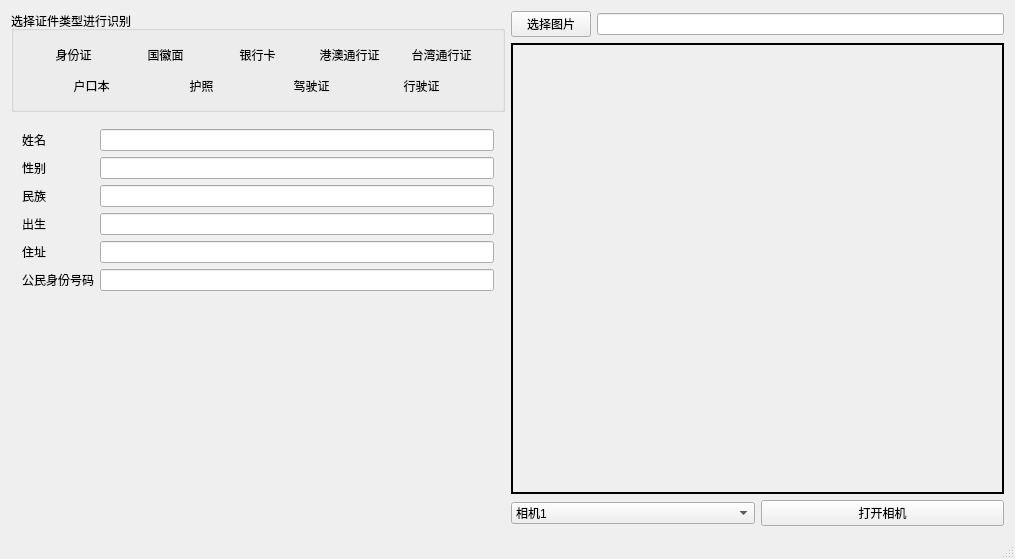
<?xml version="1.0" encoding="UTF-8"?>
<ui version="4.0">
 <class>OCRdemoClass</class>
 <widget class="QMainWindow" name="OCRdemoClass">
  <property name="geometry">
   <rect>
    <x>0</x>
    <y>0</y>
    <width>1015</width>
    <height>559</height>
   </rect>
  </property>
  <property name="windowTitle">
   <string>OCRdemo</string>
  </property>
  <property name="windowIcon">
   <iconset resource="OCRdemo.qrc">
    <normaloff>:/OCRdemo/icon.ico</normaloff>:/OCRdemo/icon.ico</iconset>
  </property>
  <widget class="QWidget" name="centralWidget">
   <layout class="QHBoxLayout" name="horizontalLayout">
    <item>
     <layout class="QHBoxLayout" name="horizontalLayout_8">
      <property name="rightMargin">
       <number>0</number>
      </property>
      <item>
       <layout class="QVBoxLayout" name="verticalLayout_2">
        <property name="sizeConstraint">
         <enum>QLayout::SetMaximumSize</enum>
        </property>
        <property name="topMargin">
         <number>0</number>
        </property>
        <item>
         <widget class="QGroupBox" name="groupBox">
          <property name="minimumSize">
           <size>
            <width>0</width>
            <height>0</height>
           </size>
          </property>
          <property name="title">
           <string>选择证件类型进行识别</string>
          </property>
          <property name="flat">
           <bool>false</bool>
          </property>
          <layout class="QVBoxLayout" name="verticalLayout_3">
           <property name="sizeConstraint">
            <enum>QLayout::SetDefaultConstraint</enum>
           </property>
           <item>
            <layout class="QHBoxLayout" name="horizontalLayout_2">
             <item>
              <widget class="QToolButton" name="toolButtonIDCard">
               <property name="maximumSize">
                <size>
                 <width>75</width>
                 <height>75</height>
                </size>
               </property>
               <property name="text">
                <string>身份证</string>
               </property>
               <property name="icon">
                <iconset resource="OCRdemo.qrc">
                 <normaloff>:/OCRdemo/Resources/ID.jpg</normaloff>:/OCRdemo/Resources/ID.jpg</iconset>
               </property>
               <property name="iconSize">
                <size>
                 <width>64</width>
                 <height>50</height>
                </size>
               </property>
               <property name="checkable">
                <bool>false</bool>
               </property>
               <property name="toolButtonStyle">
                <enum>Qt::ToolButtonTextUnderIcon</enum>
               </property>
               <property name="autoRaise">
                <bool>true</bool>
               </property>
              </widget>
             </item>
             <item>
              <widget class="QToolButton" name="toolButtonIDCardBack">
               <property name="maximumSize">
                <size>
                 <width>75</width>
                 <height>75</height>
                </size>
               </property>
               <property name="text">
                <string>国徽面</string>
               </property>
               <property name="icon">
                <iconset resource="OCRdemo.qrc">
                 <normaloff>:/OCRdemo/Resources/idcardback.jpg</normaloff>:/OCRdemo/Resources/idcardback.jpg</iconset>
               </property>
               <property name="iconSize">
                <size>
                 <width>64</width>
                 <height>50</height>
                </size>
               </property>
               <property name="checkable">
                <bool>false</bool>
               </property>
               <property name="toolButtonStyle">
                <enum>Qt::ToolButtonTextUnderIcon</enum>
               </property>
               <property name="autoRaise">
                <bool>true</bool>
               </property>
              </widget>
             </item>
             <item>
              <widget class="QToolButton" name="toolButtonBankCard">
               <property name="maximumSize">
                <size>
                 <width>75</width>
                 <height>75</height>
                </size>
               </property>
               <property name="text">
                <string>银行卡</string>
               </property>
               <property name="icon">
                <iconset resource="OCRdemo.qrc">
                 <normaloff>:/OCRdemo/Resources/bankcard.jpg</normaloff>:/OCRdemo/Resources/bankcard.jpg</iconset>
               </property>
               <property name="iconSize">
                <size>
                 <width>64</width>
                 <height>50</height>
                </size>
               </property>
               <property name="checkable">
                <bool>false</bool>
               </property>
               <property name="toolButtonStyle">
                <enum>Qt::ToolButtonTextUnderIcon</enum>
               </property>
               <property name="autoRaise">
                <bool>true</bool>
               </property>
              </widget>
             </item>
             <item>
              <widget class="QToolButton" name="toolButtonHKcard">
               <property name="maximumSize">
                <size>
                 <width>75</width>
                 <height>75</height>
                </size>
               </property>
               <property name="text">
                <string>港澳通行证</string>
               </property>
               <property name="icon">
                <iconset resource="OCRdemo.qrc">
                 <normaloff>:/OCRdemo/Resources/hk.jpg</normaloff>:/OCRdemo/Resources/hk.jpg</iconset>
               </property>
               <property name="iconSize">
                <size>
                 <width>64</width>
                 <height>50</height>
                </size>
               </property>
               <property name="checkable">
                <bool>false</bool>
               </property>
               <property name="toolButtonStyle">
                <enum>Qt::ToolButtonTextUnderIcon</enum>
               </property>
               <property name="autoRaise">
                <bool>true</bool>
               </property>
              </widget>
             </item>
             <item>
              <widget class="QToolButton" name="toolButtonTWcard">
               <property name="maximumSize">
                <size>
                 <width>75</width>
                 <height>75</height>
                </size>
               </property>
               <property name="text">
                <string>台湾通行证</string>
               </property>
               <property name="icon">
                <iconset resource="OCRdemo.qrc">
                 <normaloff>:/OCRdemo/Resources/tw.jpg</normaloff>:/OCRdemo/Resources/tw.jpg</iconset>
               </property>
               <property name="iconSize">
                <size>
                 <width>64</width>
                 <height>50</height>
                </size>
               </property>
               <property name="checkable">
                <bool>false</bool>
               </property>
               <property name="toolButtonStyle">
                <enum>Qt::ToolButtonTextUnderIcon</enum>
               </property>
               <property name="autoRaise">
                <bool>true</bool>
               </property>
              </widget>
             </item>
            </layout>
           </item>
           <item>
            <layout class="QHBoxLayout" name="horizontalLayout_3">
             <item>
              <widget class="QToolButton" name="toolButtonResident">
               <property name="maximumSize">
                <size>
                 <width>75</width>
                 <height>75</height>
                </size>
               </property>
               <property name="text">
                <string>户口本</string>
               </property>
               <property name="icon">
                <iconset resource="OCRdemo.qrc">
                 <normaloff>:/OCRdemo/Resources/hkb.jpg</normaloff>:/OCRdemo/Resources/hkb.jpg</iconset>
               </property>
               <property name="iconSize">
                <size>
                 <width>64</width>
                 <height>50</height>
                </size>
               </property>
               <property name="checkable">
                <bool>false</bool>
               </property>
               <property name="toolButtonStyle">
                <enum>Qt::ToolButtonTextUnderIcon</enum>
               </property>
               <property name="autoRaise">
                <bool>true</bool>
               </property>
              </widget>
             </item>
             <item>
              <widget class="QToolButton" name="toolButtonPassport">
               <property name="maximumSize">
                <size>
                 <width>75</width>
                 <height>75</height>
                </size>
               </property>
               <property name="text">
                <string>护照</string>
               </property>
               <property name="icon">
                <iconset resource="OCRdemo.qrc">
                 <normaloff>:/OCRdemo/Resources/passport.jpg</normaloff>:/OCRdemo/Resources/passport.jpg</iconset>
               </property>
               <property name="iconSize">
                <size>
                 <width>64</width>
                 <height>50</height>
                </size>
               </property>
               <property name="checkable">
                <bool>false</bool>
               </property>
               <property name="popupMode">
                <enum>QToolButton::DelayedPopup</enum>
               </property>
               <property name="toolButtonStyle">
                <enum>Qt::ToolButtonTextUnderIcon</enum>
               </property>
               <property name="autoRaise">
                <bool>true</bool>
               </property>
               <property name="arrowType">
                <enum>Qt::NoArrow</enum>
               </property>
              </widget>
             </item>
             <item>
              <widget class="QToolButton" name="toolButtonDriverLic">
               <property name="maximumSize">
                <size>
                 <width>75</width>
                 <height>75</height>
                </size>
               </property>
               <property name="text">
                <string>驾驶证</string>
               </property>
               <property name="icon">
                <iconset resource="OCRdemo.qrc">
                 <normaloff>:/OCRdemo/Resources/driverLic.jpg</normaloff>:/OCRdemo/Resources/driverLic.jpg</iconset>
               </property>
               <property name="iconSize">
                <size>
                 <width>64</width>
                 <height>50</height>
                </size>
               </property>
               <property name="checkable">
                <bool>false</bool>
               </property>
               <property name="toolButtonStyle">
                <enum>Qt::ToolButtonTextUnderIcon</enum>
               </property>
               <property name="autoRaise">
                <bool>true</bool>
               </property>
              </widget>
             </item>
             <item>
              <widget class="QToolButton" name="toolButtonDriverLic2">
               <property name="maximumSize">
                <size>
                 <width>75</width>
                 <height>75</height>
                </size>
               </property>
               <property name="text">
                <string>行驶证</string>
               </property>
               <property name="icon">
                <iconset resource="OCRdemo.qrc">
                 <normaloff>:/OCRdemo/Resources/driverLic2.jpg</normaloff>:/OCRdemo/Resources/driverLic2.jpg</iconset>
               </property>
               <property name="iconSize">
                <size>
                 <width>64</width>
                 <height>50</height>
                </size>
               </property>
               <property name="checkable">
                <bool>false</bool>
               </property>
               <property name="toolButtonStyle">
                <enum>Qt::ToolButtonTextUnderIcon</enum>
               </property>
               <property name="autoRaise">
                <bool>true</bool>
               </property>
              </widget>
             </item>
            </layout>
           </item>
          </layout>
         </widget>
        </item>
        <item>
         <widget class="QStackedWidget" name="stackedWidget">
          <property name="currentIndex">
           <number>0</number>
          </property>
          <widget class="QWidget" name="page">
           <layout class="QHBoxLayout" name="horizontalLayout_6">
            <item>
             <layout class="QFormLayout" name="formLayout">
              <item row="0" column="0">
               <widget class="QLabel" name="label_2">
                <property name="text">
                 <string>姓名</string>
                </property>
               </widget>
              </item>
              <item row="0" column="1">
               <widget class="QLineEdit" name="lineEditIDname"/>
              </item>
              <item row="2" column="0">
               <widget class="QLabel" name="label_3">
                <property name="text">
                 <string>民族</string>
                </property>
               </widget>
              </item>
              <item row="2" column="1">
               <widget class="QLineEdit" name="lineEditIDnation"/>
              </item>
              <item row="1" column="0">
               <widget class="QLabel" name="label_4">
                <property name="text">
                 <string>性别</string>
                </property>
               </widget>
              </item>
              <item row="1" column="1">
               <widget class="QLineEdit" name="lineEditIDsex"/>
              </item>
              <item row="3" column="0">
               <widget class="QLabel" name="label_5">
                <property name="text">
                 <string>出生</string>
                </property>
               </widget>
              </item>
              <item row="4" column="0">
               <widget class="QLabel" name="label_7">
                <property name="text">
                 <string>住址</string>
                </property>
               </widget>
              </item>
              <item row="5" column="0">
               <widget class="QLabel" name="label_6">
                <property name="text">
                 <string>公民身份号码</string>
                </property>
               </widget>
              </item>
              <item row="3" column="1">
               <widget class="QLineEdit" name="lineEditIDbirth"/>
              </item>
              <item row="4" column="1">
               <widget class="QLineEdit" name="lineEditIDaddr"/>
              </item>
              <item row="5" column="1">
               <widget class="QLineEdit" name="lineEditIDnumber"/>
              </item>
             </layout>
            </item>
           </layout>
          </widget>
          <widget class="QWidget" name="page_2">
           <layout class="QHBoxLayout" name="horizontalLayout_7">
            <item>
             <layout class="QFormLayout" name="formLayout_2">
              <item row="0" column="0">
               <widget class="QLabel" name="label_8">
                <property name="text">
                 <string>签发机关</string>
                </property>
               </widget>
              </item>
              <item row="0" column="1">
               <widget class="QLineEdit" name="lineEditIDangency"/>
              </item>
              <item row="1" column="0">
               <widget class="QLabel" name="label_9">
                <property name="text">
                 <string>签发日期</string>
                </property>
               </widget>
              </item>
              <item row="1" column="1">
               <widget class="QLineEdit" name="lineEditIDstartDate"/>
              </item>
              <item row="2" column="0">
               <widget class="QLabel" name="label_10">
                <property name="text">
                 <string>失效日期</string>
                </property>
               </widget>
              </item>
              <item row="2" column="1">
               <widget class="QLineEdit" name="lineEditIDendDate"/>
              </item>
             </layout>
            </item>
           </layout>
          </widget>
          <widget class="QWidget" name="page_3">
           <layout class="QFormLayout" name="formLayout_4">
            <item row="0" column="0">
             <widget class="QLabel" name="label">
              <property name="text">
               <string>银行卡号</string>
              </property>
             </widget>
            </item>
            <item row="0" column="1">
             <widget class="QLineEdit" name="lineEditBankNum"/>
            </item>
            <item row="1" column="0">
             <widget class="QLabel" name="label_11">
              <property name="text">
               <string>有效期</string>
              </property>
             </widget>
            </item>
            <item row="1" column="1">
             <widget class="QLineEdit" name="lineEditBankValid"/>
            </item>
            <item row="2" column="0">
             <widget class="QLabel" name="label_12">
              <property name="text">
               <string>银行卡类型</string>
              </property>
             </widget>
            </item>
            <item row="2" column="1">
             <widget class="QLineEdit" name="lineEditBankType"/>
            </item>
            <item row="3" column="0">
             <widget class="QLabel" name="label_13">
              <property name="text">
               <string>银行名</string>
              </property>
             </widget>
            </item>
            <item row="3" column="1">
             <widget class="QLineEdit" name="lineEditBankName"/>
            </item>
           </layout>
          </widget>
          <widget class="QWidget" name="page_4">
           <layout class="QFormLayout" name="formLayout_5">
            <item row="0" column="0">
             <widget class="QLabel" name="label_14">
              <property name="text">
               <string>姓名</string>
              </property>
             </widget>
            </item>
            <item row="0" column="1">
             <widget class="QLineEdit" name="lineEditHKname"/>
            </item>
            <item row="1" column="0">
             <widget class="QLabel" name="label_15">
              <property name="text">
               <string>性别</string>
              </property>
             </widget>
            </item>
            <item row="1" column="1">
             <widget class="QLineEdit" name="lineEditHKsex"/>
            </item>
            <item row="2" column="0">
             <widget class="QLabel" name="label_16">
              <property name="text">
               <string>出生</string>
              </property>
             </widget>
            </item>
            <item row="3" column="0">
             <widget class="QLabel" name="label_17">
              <property name="text">
               <string>卡号</string>
              </property>
             </widget>
            </item>
            <item row="4" column="0">
             <widget class="QLabel" name="label_18">
              <property name="text">
               <string>英文名</string>
              </property>
             </widget>
            </item>
            <item row="6" column="0">
             <widget class="QLabel" name="label_19">
              <property name="text">
               <string>有效期</string>
              </property>
             </widget>
            </item>
            <item row="5" column="0">
             <widget class="QLabel" name="label_20">
              <property name="text">
               <string>签发地</string>
              </property>
             </widget>
            </item>
            <item row="2" column="1">
             <widget class="QLineEdit" name="lineEditHKbirth"/>
            </item>
            <item row="3" column="1">
             <widget class="QLineEdit" name="lineEditHKnum"/>
            </item>
            <item row="4" column="1">
             <widget class="QLineEdit" name="lineEditHKengName"/>
            </item>
            <item row="5" column="1">
             <widget class="QLineEdit" name="lineEditHKAddress"/>
            </item>
            <item row="6" column="1">
             <widget class="QLineEdit" name="lineEditHKvalid"/>
            </item>
           </layout>
          </widget>
          <widget class="QWidget" name="page_5">
           <layout class="QFormLayout" name="formLayout_6">
            <item row="0" column="0">
             <widget class="QLabel" name="label_21">
              <property name="text">
               <string>国家码</string>
              </property>
             </widget>
            </item>
            <item row="1" column="0">
             <widget class="QLabel" name="label_22">
              <property name="text">
               <string>姓名</string>
              </property>
             </widget>
            </item>
            <item row="9" column="0">
             <widget class="QLabel" name="label_23">
              <property name="text">
               <string>出生地</string>
              </property>
             </widget>
            </item>
            <item row="2" column="0">
             <widget class="QLabel" name="label_24">
              <property name="text">
               <string>性别</string>
              </property>
             </widget>
            </item>
            <item row="3" column="0">
             <widget class="QLabel" name="label_25">
              <property name="text">
               <string>生日</string>
              </property>
             </widget>
            </item>
            <item row="4" column="0">
             <widget class="QLabel" name="label_26">
              <property name="text">
               <string>签发地</string>
              </property>
             </widget>
            </item>
            <item row="8" column="0">
             <widget class="QLabel" name="label_27">
              <property name="text">
               <string>姓名拼音</string>
              </property>
             </widget>
            </item>
            <item row="5" column="0">
             <widget class="QLabel" name="label_28">
              <property name="text">
               <string>有效期至</string>
              </property>
             </widget>
            </item>
            <item row="7" column="0">
             <widget class="QLabel" name="label_29">
              <property name="text">
               <string>签发日期</string>
              </property>
             </widget>
            </item>
            <item row="6" column="0">
             <widget class="QLabel" name="label_30">
              <property name="text">
               <string>号码</string>
              </property>
             </widget>
            </item>
            <item row="0" column="1">
             <widget class="QLineEdit" name="lineEditPassportNation"/>
            </item>
            <item row="1" column="1">
             <widget class="QLineEdit" name="lineEditPassportName"/>
            </item>
            <item row="2" column="1">
             <widget class="QLineEdit" name="lineEditPassportSex"/>
            </item>
            <item row="3" column="1">
             <widget class="QLineEdit" name="lineEditPassportBirth"/>
            </item>
            <item row="4" column="1">
             <widget class="QLineEdit" name="lineEditPassportAddress"/>
            </item>
            <item row="5" column="1">
             <widget class="QLineEdit" name="lineEditPassportValid"/>
            </item>
            <item row="6" column="1">
             <widget class="QLineEdit" name="lineEditPassportNum"/>
            </item>
            <item row="7" column="1">
             <widget class="QLineEdit" name="lineEditPassportStartDate"/>
            </item>
            <item row="8" column="1">
             <widget class="QLineEdit" name="lineEditPassportNamePinYin"/>
            </item>
            <item row="9" column="1">
             <widget class="QLineEdit" name="lineEditPassportBirthPlace"/>
            </item>
           </layout>
          </widget>
          <widget class="QWidget" name="page_6">
           <layout class="QFormLayout" name="formLayout_7">
            <item row="0" column="0">
             <widget class="QLabel" name="label_31">
              <property name="text">
               <string>出生地</string>
              </property>
             </widget>
            </item>
            <item row="6" column="0">
             <widget class="QLabel" name="label_32">
              <property name="text">
               <string>性别</string>
              </property>
             </widget>
            </item>
            <item row="1" column="0">
             <widget class="QLabel" name="label_33">
              <property name="text">
               <string>生日</string>
              </property>
             </widget>
            </item>
            <item row="2" column="0">
             <widget class="QLabel" name="label_34">
              <property name="text">
               <string>身份证号</string>
              </property>
             </widget>
            </item>
            <item row="5" column="0">
             <widget class="QLabel" name="label_35">
              <property name="text">
               <string>关系</string>
              </property>
             </widget>
            </item>
            <item row="3" column="0">
             <widget class="QLabel" name="label_36">
              <property name="text">
               <string>姓名</string>
              </property>
             </widget>
            </item>
            <item row="4" column="0">
             <widget class="QLabel" name="label_37">
              <property name="text">
               <string>民族</string>
              </property>
             </widget>
            </item>
            <item row="0" column="1">
             <widget class="QLineEdit" name="lineEditHouseHoldBirthPlace"/>
            </item>
            <item row="1" column="1">
             <widget class="QLineEdit" name="lineEditHouseHoldBirthday"/>
            </item>
            <item row="2" column="1">
             <widget class="QLineEdit" name="lineEditHouseHoldNum"/>
            </item>
            <item row="3" column="1">
             <widget class="QLineEdit" name="lineEditHouseHoldName"/>
            </item>
            <item row="4" column="1">
             <widget class="QLineEdit" name="lineEditHouseHoldNation"/>
            </item>
            <item row="5" column="1">
             <widget class="QLineEdit" name="lineEditHouseHoldRelation"/>
            </item>
            <item row="6" column="1">
             <widget class="QLineEdit" name="lineEditHouseHoldSex"/>
            </item>
           </layout>
          </widget>
          <widget class="QWidget" name="page_7">
           <layout class="QFormLayout" name="formLayout_8">
            <item row="0" column="0">
             <widget class="QLabel" name="label_38">
              <property name="text">
               <string>证号</string>
              </property>
             </widget>
            </item>
            <item row="1" column="0">
             <widget class="QLabel" name="label_39">
              <property name="text">
               <string>有效期限</string>
              </property>
             </widget>
            </item>
            <item row="2" column="0">
             <widget class="QLabel" name="label_40">
              <property name="text">
               <string>准驾车型</string>
              </property>
             </widget>
            </item>
            <item row="9" column="0">
             <widget class="QLabel" name="label_41">
              <property name="text">
               <string>初次领证日期</string>
              </property>
             </widget>
            </item>
            <item row="3" column="0">
             <widget class="QLabel" name="label_42">
              <property name="text">
               <string>有效日期起始</string>
              </property>
             </widget>
            </item>
            <item row="4" column="0">
             <widget class="QLabel" name="label_43">
              <property name="text">
               <string>住址</string>
              </property>
             </widget>
            </item>
            <item row="5" column="0">
             <widget class="QLabel" name="label_44">
              <property name="text">
               <string>姓名</string>
              </property>
             </widget>
            </item>
            <item row="7" column="0">
             <widget class="QLabel" name="label_45">
              <property name="text">
               <string>出生日期</string>
              </property>
             </widget>
            </item>
            <item row="8" column="0">
             <widget class="QLabel" name="label_46">
              <property name="text">
               <string>性别</string>
              </property>
             </widget>
            </item>
            <item row="6" column="0">
             <widget class="QLabel" name="label_47">
              <property name="text">
               <string>国籍</string>
              </property>
             </widget>
            </item>
            <item row="0" column="1">
             <widget class="QLineEdit" name="lineEditDriverNum"/>
            </item>
            <item row="1" column="1">
             <widget class="QLineEdit" name="lineEditDriverValid"/>
            </item>
            <item row="2" column="1">
             <widget class="QLineEdit" name="lineEditDriverType"/>
            </item>
            <item row="3" column="1">
             <widget class="QLineEdit" name="lineEditDriverStartDate"/>
            </item>
            <item row="4" column="1">
             <widget class="QLineEdit" name="lineEditDriverAddr"/>
            </item>
            <item row="5" column="1">
             <widget class="QLineEdit" name="lineEditDriverName"/>
            </item>
            <item row="6" column="1">
             <widget class="QLineEdit" name="lineEditDriverNation"/>
            </item>
            <item row="7" column="1">
             <widget class="QLineEdit" name="lineEditDriverBirth"/>
            </item>
            <item row="8" column="1">
             <widget class="QLineEdit" name="lineEditDriverSex"/>
            </item>
            <item row="9" column="1">
             <widget class="QLineEdit" name="lineEditDriverFirstDate"/>
            </item>
           </layout>
          </widget>
          <widget class="QWidget" name="page_8">
           <layout class="QFormLayout" name="formLayout_9">
            <item row="0" column="0">
             <widget class="QLabel" name="label_48">
              <property name="text">
               <string>品牌型号</string>
              </property>
             </widget>
            </item>
            <item row="1" column="0">
             <widget class="QLabel" name="label_49">
              <property name="text">
               <string>发证日期</string>
              </property>
             </widget>
            </item>
            <item row="9" column="0">
             <widget class="QLabel" name="label_50">
              <property name="text">
               <string>车辆类型</string>
              </property>
             </widget>
            </item>
            <item row="2" column="0">
             <widget class="QLabel" name="label_51">
              <property name="text">
               <string>使用性质</string>
              </property>
             </widget>
            </item>
            <item row="3" column="0">
             <widget class="QLabel" name="label_52">
              <property name="text">
               <string>发动机号码</string>
              </property>
             </widget>
            </item>
            <item row="4" column="0">
             <widget class="QLabel" name="label_53">
              <property name="text">
               <string>号牌号码</string>
              </property>
             </widget>
            </item>
            <item row="5" column="0">
             <widget class="QLabel" name="label_54">
              <property name="text">
               <string>所有人</string>
              </property>
             </widget>
            </item>
            <item row="7" column="0">
             <widget class="QLabel" name="label_55">
              <property name="text">
               <string>注册日期</string>
              </property>
             </widget>
            </item>
            <item row="8" column="0">
             <widget class="QLabel" name="label_56">
              <property name="text">
               <string>车辆识别代号</string>
              </property>
             </widget>
            </item>
            <item row="6" column="0">
             <widget class="QLabel" name="label_57">
              <property name="text">
               <string>住址</string>
              </property>
             </widget>
            </item>
            <item row="0" column="1">
             <widget class="QLineEdit" name="lineEditDriver2Type"/>
            </item>
            <item row="1" column="1">
             <widget class="QLineEdit" name="lineEditDriver2StartDate"/>
            </item>
            <item row="2" column="1">
             <widget class="QLineEdit" name="lineEditDriver2Purpose"/>
            </item>
            <item row="3" column="1">
             <widget class="QLineEdit" name="lineEditDriver2Engine"/>
            </item>
            <item row="4" column="1">
             <widget class="QLineEdit" name="lineEditDriver2num"/>
            </item>
            <item row="5" column="1">
             <widget class="QLineEdit" name="lineEditDriver2Owner"/>
            </item>
            <item row="7" column="1">
             <widget class="QLineEdit" name="lineEditDriver2RegisterDate"/>
            </item>
            <item row="6" column="1">
             <widget class="QLineEdit" name="lineEditDriver2Addr"/>
            </item>
            <item row="8" column="1">
             <widget class="QLineEdit" name="lineEditDriver2CarNum"/>
            </item>
            <item row="9" column="1">
             <widget class="QLineEdit" name="lineEditDriverCarType"/>
            </item>
           </layout>
          </widget>
         </widget>
        </item>
       </layout>
      </item>
      <item>
       <layout class="QVBoxLayout" name="verticalLayoutRight">
        <property name="topMargin">
         <number>0</number>
        </property>
        <property name="rightMargin">
         <number>0</number>
        </property>
        <item>
         <layout class="QHBoxLayout" name="horizontalLayout_4">
          <property name="sizeConstraint">
           <enum>QLayout::SetMaximumSize</enum>
          </property>
          <item>
           <widget class="QPushButton" name="pushButtonLoad">
            <property name="text">
             <string>选择图片</string>
            </property>
           </widget>
          </item>
          <item>
           <widget class="QLineEdit" name="lineEditPath"/>
          </item>
         </layout>
        </item>
        <item>
         <widget class="QLabel" name="labelImg">
          <property name="frameShape">
           <enum>QFrame::WinPanel</enum>
          </property>
          <property name="text">
           <string/>
          </property>
         </widget>
        </item>
        <item>
         <layout class="QHBoxLayout" name="horizontalLayout_5">
          <item>
           <widget class="QComboBox" name="comboBoxCam">
            <item>
             <property name="text">
              <string>相机1</string>
             </property>
            </item>
            <item>
             <property name="text">
              <string>相机2</string>
             </property>
            </item>
            <item>
             <property name="text">
              <string>相机3</string>
             </property>
            </item>
            <item>
             <property name="text">
              <string>相机4</string>
             </property>
            </item>
           </widget>
          </item>
          <item>
           <widget class="QPushButton" name="pushButtonCam">
            <property name="text">
             <string>打开相机</string>
            </property>
           </widget>
          </item>
         </layout>
        </item>
       </layout>
      </item>
     </layout>
    </item>
   </layout>
  </widget>
  <widget class="QMenuBar" name="menuBar">
   <property name="geometry">
    <rect>
     <x>0</x>
     <y>0</y>
     <width>1015</width>
     <height>26</height>
    </rect>
   </property>
  </widget>
  <widget class="QStatusBar" name="statusBar"/>
 </widget>
 <layoutdefault spacing="6" margin="11"/>
 <resources>
  <include location="OCRdemo.qrc"/>
 </resources>
 <connections/>
</ui>
